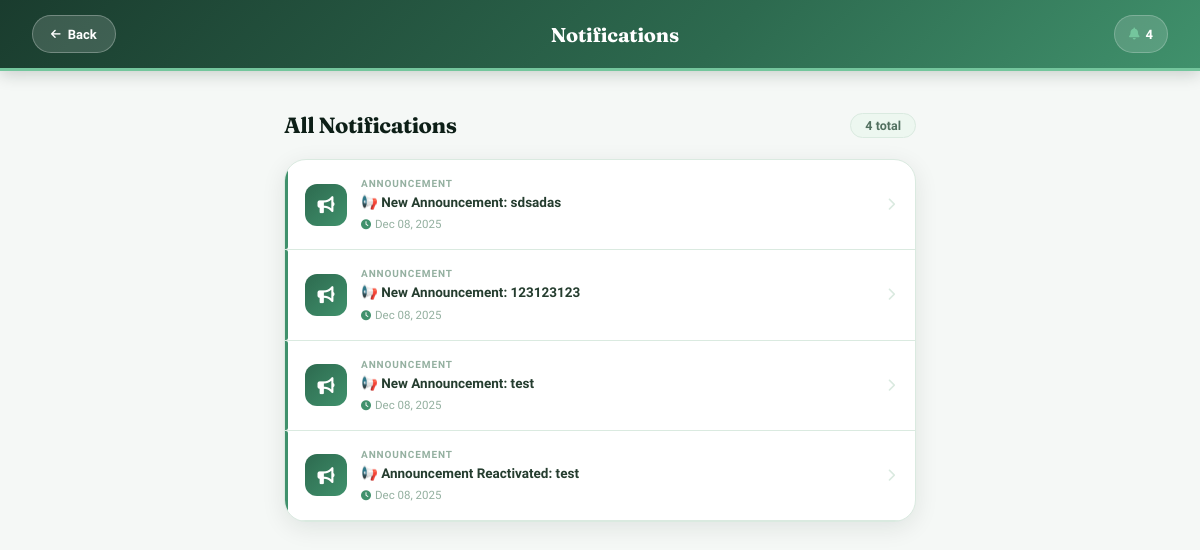
Before: /notifications.php (signed in) with the older database file.
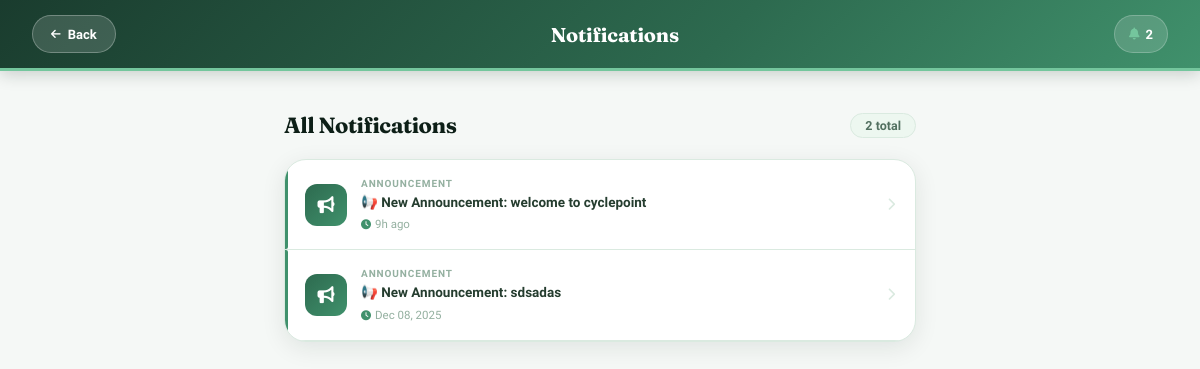
After: the same page with the newer database file.
### tables this page shows
CREATE TABLE `notifications` (
  `id` int(11) NOT NULL,
  `user_id` int(11) DEFAULT NULL,
  `type` enum('announcement','view') NOT NULL,
  `message` varchar(255) NOT NULL,
  `is_read` tinyint(1) DEFAULT 0,
  `created_at` timestamp NOT NULL DEFAULT current_timestamp(),
  `item_id` int(11) DEFAULT NULL
);

### notifications.php (the view, shortened to what this page needs)
<?php
include 'db.php';
$user_id = $_SESSION['user_id'] ?? 0;
$sql = "SELECT * FROM notifications
        WHERE user_id = $user_id OR user_id IS NULL
        ORDER BY created_at DESC";
$result = $conn->query($sql);
$total_count = $result ? $result->num_rows : 0;
?>
<!DOCTYPE html>
<html lang="en">
<head>
<link href="https://cdnjs.cloudflare.com/ajax/libs/font-awesome/6.5.0/css/all.min.css" rel="stylesheet">
<link rel="stylesheet" href="assets/css/notifications.css">
</head>
<body>
<header class="notif-topbar">
  <div class="notif-topbar-inner">
    <a href="index.php" class="notif-back-btn">
      <i class="fas fa-arrow-left"></i> Back
    </a>
    <h1 class="notif-topbar-title">Notifications</h1>
    <div class="notif-topbar-count">
      <i class="fas fa-bell"></i> <?= $total_count ?>
    </div>
  </div>
</header>
<div class="notif-page-body">
  <div class="notif-page-title">
    <h2>All Notifications</h2>
    <span class="total-badge"><?= $total_count ?> total</span>
  </div>
  <div class="notifications-container">
        <?php if ($result && $result->num_rows > 0): ?>
            <?php while ($row = $result->fetch_assoc()):
                $icon = 'fa-bell';
                $color = 'default';
                switch(strtolower($row['type'])) {
                    case 'admin':
                    case 'announcement':
                    case 'admin_announcement':
                        $icon = 'fa-bullhorn';
                        $color = 'admin';
                        break;
                }
                $time_diff = time() - strtotime($row['created_at']);
                if ($time_diff < 60) $time_ago = 'Just now';
                elseif ($time_diff < 3600) $time_ago = floor($time_diff / 60) . 'm ago';
                elseif ($time_diff < 86400) $time_ago = floor($time_diff / 3600) . 'h ago';
                elseif ($time_diff < 604800) $time_ago = floor($time_diff / 86400) . 'd ago';
                else $time_ago = date('M d, Y', strtotime($row['created_at']));
            ?>
                <div class="notification-card <?= $color ?>" onclick="openNotificationModal(<?= $row['id'] ?>)">
                    <div class="notification-icon">
                        <i class="fas <?= $icon ?>"></i>
                    </div>
                    <div class="notification-content">
                        <div class="notification-type"><?= htmlspecialchars(ucfirst($row['type'])) ?></div>
                        <div class="notification-message"><?= htmlspecialchars(substr($row['message'], 0, 100)) ?><?= strlen($row['message']) > 100 ? '...' : '' ?></div>
                        <div class="notification-time">
                            <i class="fas fa-clock"></i>
                            <?= $time_ago ?>
                        </div>
                    </div>
                    <div class="notification-arrow">
                        <i class="fas fa-chevron-right"></i>
                    </div>
                </div>
            <?php endwhile; ?>
        <?php endif; ?>
  </div>
</div>
</body>
</html>

Changed rows visible on the page:
removed notifications: type "ANNOUNCEMENT", message "📢 New Announcement: 123123123", created_at "Dec 08, 2025"
removed notifications: type "ANNOUNCEMENT", message "📢 New Announcement: test", created_at "Dec 08, 2025"
removed notifications: type "ANNOUNCEMENT", message "📢 Announcement Reactivated: test", created_at "Dec 08, 2025"
added notifications: type "ANNOUNCEMENT", message "📢 New Announcement: welcome to cyclepoint", created_at "9h ago"
Other visible differences:
$total_count: "4" → "2"
